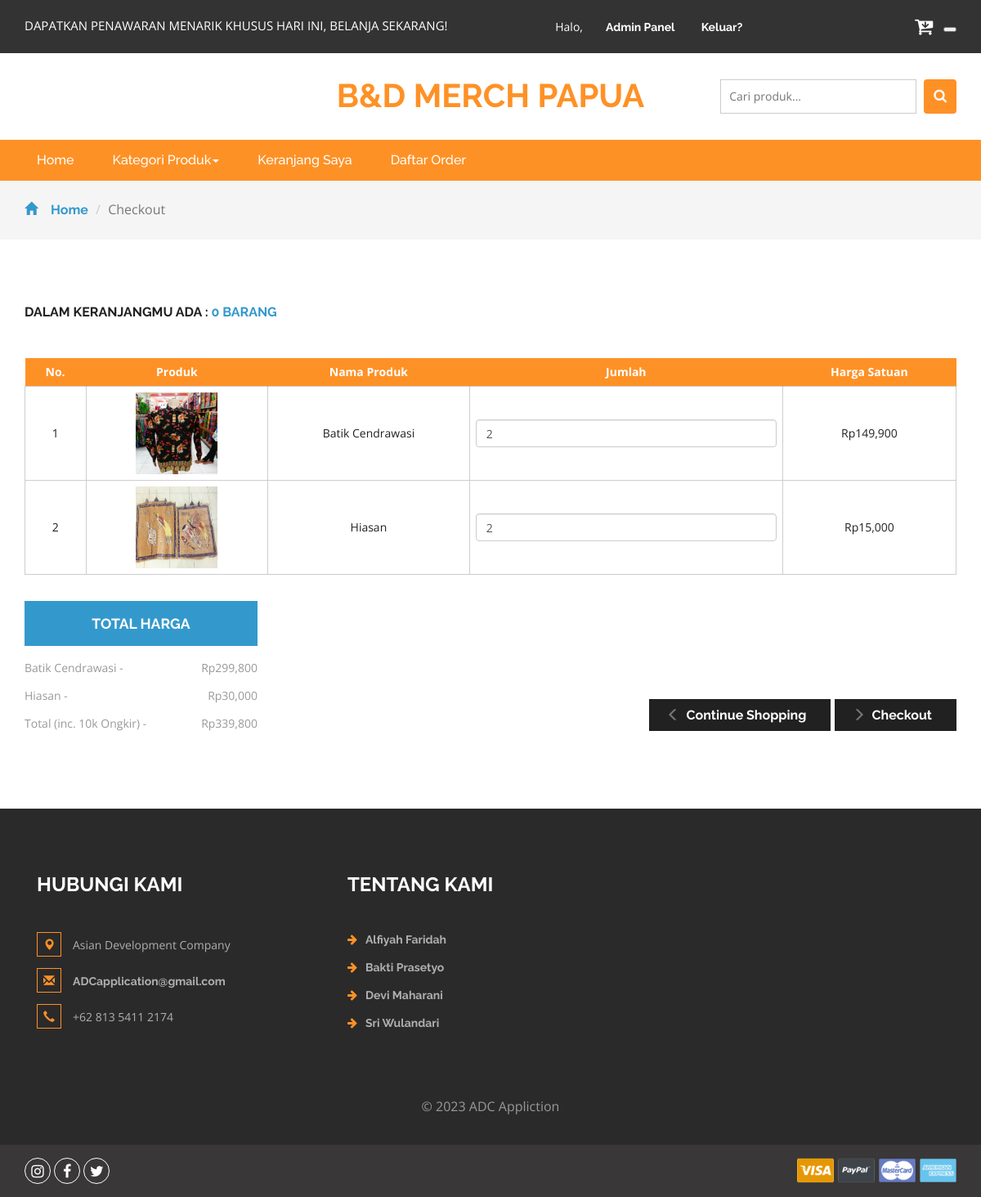
Page /order.php?id=16S0B7DEovCqE (signed in) on the committed database.
### tables this page shows
CREATE TABLE `detailorder` (
  `detailid` int(11) NOT NULL,
  `orderid` varchar(100) NOT NULL,
  `idproduk` int(11) NOT NULL,
  `qty` int(11) NOT NULL
);

CREATE TABLE `produk` (
  `idproduk` int(11) NOT NULL,
  `idkategori` int(11) NOT NULL,
  `namaproduk` varchar(30) NOT NULL,
  `gambar` varchar(100) NOT NULL,
  `deskripsi` varchar(200) NOT NULL,
  `rate` int(11) NOT NULL,
  `hargabefore` int(11) NOT NULL,
  `hargaafter` int(11) NOT NULL
);

### order.php (the view, shortened to what this page needs)
<?php
include 'dbconnect.php';
$idorder = $_GET['id'];
	$uid = $_SESSION['id'];
	$caricart = mysqli_query($conn,"select * from cart where userid='$uid' and status='Cart'");
	$fetc = mysqli_fetch_array($caricart);
	$orderidd = $fetc['orderid'];
	$itungtrans = mysqli_query($conn,"select count(detailid) as jumlahtrans from detailorder where orderid='$orderidd'");
	$itungtrans2 = mysqli_fetch_assoc($itungtrans);
	$itungtrans3 = $itungtrans2['jumlahtrans'];
?>
<!DOCTYPE html>
<html>
<head>
<link href="css/bootstrap.css" rel="stylesheet" type="text/css" media="all" />
<link href="css/style.css" rel="stylesheet" type="text/css" media="all" />
<link href="css/font-awesome.css" rel="stylesheet">
</head>
<body>
	<div class="agileits_header">
		<div class="container">
			<div class="w3l_offers">
				<p>DAPATKAN PENAWARAN MENARIK KHUSUS HARI INI, BELANJA SEKARANG!</p>
			</div>
			<div class="agile-login">
				<ul>
				<?php
				if(!isset($_SESSION['log'])){
					echo '
					<li><a href="registered.php"> Daftar</a></li>
					';
				} else {
					if($_SESSION['role']=='Member'){
					echo '
					<li style="color:white">Halo, '.$_SESSION["name"].'
					';
					} else {
					echo '
					<li style="color:white">Halo, '.$_SESSION["name"].'
					<li><a href="admin">Admin Panel</a></li>
					<li><a href="logout.php">Keluar?</a></li>
					';
					};
				}
				?>
				</ul>
			</div>
			<div class="product_list_header">
					<a href="cart.php"><button class="w3view-cart" type="submit" name="submit" value=""><i class="fa fa-cart-arrow-down" aria-hidden="true"></i></button>
					 </a>
					 <a href="cart.php"><button class="images-close_1.png" type="submit" name="submit" value=""><i class="images-close_1.png" aria-hidden="true"></i></button>
					 </a>
			</div>
			<div class="clearfix"> </div>
		</div>
	</div>
	<div class="logo_products">
		<div class="container">
			<div class="w3ls_logo_products_left">
				<h1><a href="index.php">B&D MERCH PAPUA</a></h1>
			</div>
		<div class="w3l_search">
			<form action="search.php" method="post">
				<input type="search" name="Search" placeholder="Cari produk...">
				<button type="submit" class="btn btn-default search" aria-label="Left Align">
					<i class="fa fa-search" aria-hidden="true"> </i>
				</button>
			</form>
		</div>
			<div class="clearfix"> </div>
		</div>
	</div>
	<div class="navigation-agileits">
		<div class="container">
			<nav class="navbar navbar-default">
							<div class="collapse navbar-collapse" id="bs-megadropdown-tabs">
								<ul class="nav navbar-nav">
									<li class="active"><a href="index.php" class="act">Home</a></li>
									<li class="dropdown">
										<a href="#" class="dropdown-toggle" data-toggle="dropdown">Kategori Produk<b class="caret"></b></a>
									</li>
									<li><a href="cart.php">Keranjang Saya</a></li>
									<li><a href="daftarorder.php">Daftar Order</a></li>
								</ul>
							</div>
							</nav>
			</div>
		</div>
	<div class="breadcrumbs">
		<div class="container">
			<ol class="breadcrumb breadcrumb1">
				<li><a href="index.php"><span class="glyphicon glyphicon-home" aria-hidden="true"></span>Home</a></li>
				<li class="active">Checkout</li>
			</ol>
		</div>
	</div>
	<div class="checkout">
		<div class="container">
			<h2>Dalam keranjangmu ada : <span><?php echo $itungtrans3 ?> barang</span></h2>
			<div class="checkout-right">
				<table class="timetable_sub">
					<thead>
						<tr>
							<th>No.</th>
							<th>Produk</th>
							<th>Nama Produk</th>
							<th>Jumlah</th>
							<th>Harga Satuan</th>
						</tr>
					</thead>
					<?php
						$brg=mysqli_query($conn,"SELECT * from detailorder d, produk p where orderid='$idorder' and d.idproduk=p.idproduk order by d.idproduk ASC");
						$no=1;
						while($b=mysqli_fetch_array($brg)){
					?>
					<tr class="rem1"><form method="post">
						<td class="invert"><?php echo $no++ ?></td>
						<td class="invert"><a href="product.php?idproduk=<?php echo $b['idproduk'] ?>"><img src="<?php echo $b['gambar'] ?>" width="100px" height="100px" /></a></td>
						<td class="invert"><?php echo $b['namaproduk'] ?></td>
						<td class="invert">
							 <div class="quantity">
								<div class="quantity-select">
									<input type="number" name="jumlah" class="form-control" height="100px" value="<?php echo $b['qty'] ?>" \>
								</div>
							</div>
						</td>
						<td class="invert">Rp<?php echo number_format($b['hargaafter']) ?></td>
					</tr>
					<?php
						}
					?>
				</table>
			</div>
			<div class="checkout-left">
				<div class="checkout-left-basket">
					<h4>Total Harga</h4>
					<ul>
						<?php
						$brg=mysqli_query($conn,"SELECT * from detailorder d, produk p where orderid='$idorder' and d.idproduk=p.idproduk order by d.idproduk ASC");
						$subtotal = 10000;
						while($b=mysqli_fetch_array($brg)){
						$hrg = $b['hargaafter'];
						$qtyy = $b['qty'];
						$totalharga = $hrg * $qtyy;
						$subtotal += $totalharga
						?>
						<li><?php echo $b['namaproduk']?><i> - </i> <span>Rp<?php echo number_format($totalharga) ?> </span></li>
						<?php
						}
						?>
						<li>Total (inc. 10k Ongkir)<i> - </i> <span>Rp<?php echo number_format($subtotal) ?></span></li>
					</ul>
				</div>
				<div class="checkout-right-basket">
					<a href="index.php"><span class="glyphicon glyphicon-menu-left" aria-hidden="true"></span>Continue Shopping</a>
					<a href="checkout.php"><span class="glyphicon glyphicon-menu-right" aria-hidden="true"></span>Checkout</a>
				</div>
				<div class="clearfix"> </div>
			</div>
		</div>
	</div>
<div class="footer">
		<div class="container">
			<div class="w3_footer_grids">
				<div class="col-md-4 w3_footer_grid">
					<h3>Hubungi Kami</h3>
					<ul class="address">
						<li><i class="glyphicon glyphicon-map-marker" aria-hidden="true"></i>Asian Development Company</li>
						<li><i class="glyphicon glyphicon-envelope" aria-hidden="true"></i><a href="mailto:info@email">ADCapplication@gmail.com</a></li>
						<li><i class="glyphicon glyphicon-earphone" aria-hidden="true"></i>+62 813 5411 2174</li>
					</ul>
				</div>
				<div class="col-md-3 w3_footer_grid">
					<h3>Tentang Kami</h3>
					<ul class="info">
						<li><i class="fa fa-arrow-right" aria-hidden="true"></i><a href="about.html">Alfiyah Faridah</a></li>
						<li><i class="fa fa-arrow-right" aria-hidden="true"></i><a href="about.html">Bakti Prasetyo</a></li>
						<li><i class="fa fa-arrow-right" aria-hidden="true"></i><a href="about.html">Devi Maharani</a></li>
						<li><i class="fa fa-arrow-right" aria-hidden="true"></i><a href="about.html">Sri Wulandari</a></li>
					</ul>
				</div>
				<div class="clearfix"> </div>
			</div>
		</div>
		<div class="footer-copy">
			<div class="container">
				<p>© 2023 ADC Appliction</p>
			</div>
		</div>
	</div>
	<div class="footer-botm">
			<div class="container">
				<div class="w3layouts-foot">
					<ul>
						<li><a href="#" class="w3_agile_instagram"><i class="fa fa-instagram" aria-hidden="true"></i></a></li>
						<li><a href="#" class="w3_agile_facebook"><i class="fa fa-facebook" aria-hidden="true"></i></a></li>
						<li><a href="#" class="agile_twitter"><i class="fa fa-twitter" aria-hidden="true"></i></a></li>
					</ul>
				</div>
				<div class="payment-w3ls">
					<img src="images/card.png" alt=" " class="img-responsive">
				</div>
				<div class="clearfix"> </div>
			</div>
		</div>
<link href="css/skdslider.css" rel="stylesheet">
</body>
</html>

### rows in the picture
detailorder: idproduk.gambar (picture), idproduk.namaproduk "Batik Cendrawasi", jumlah "2", idproduk.hargaafter "149,900", totalharga "299,800"
detailorder: idproduk.gambar (picture), idproduk.namaproduk "Hiasan", jumlah "2", idproduk.hargaafter "15,000", totalharga "30,000"

### other values in the picture
$itungtrans3 "0"
$subtotal "339,800"
